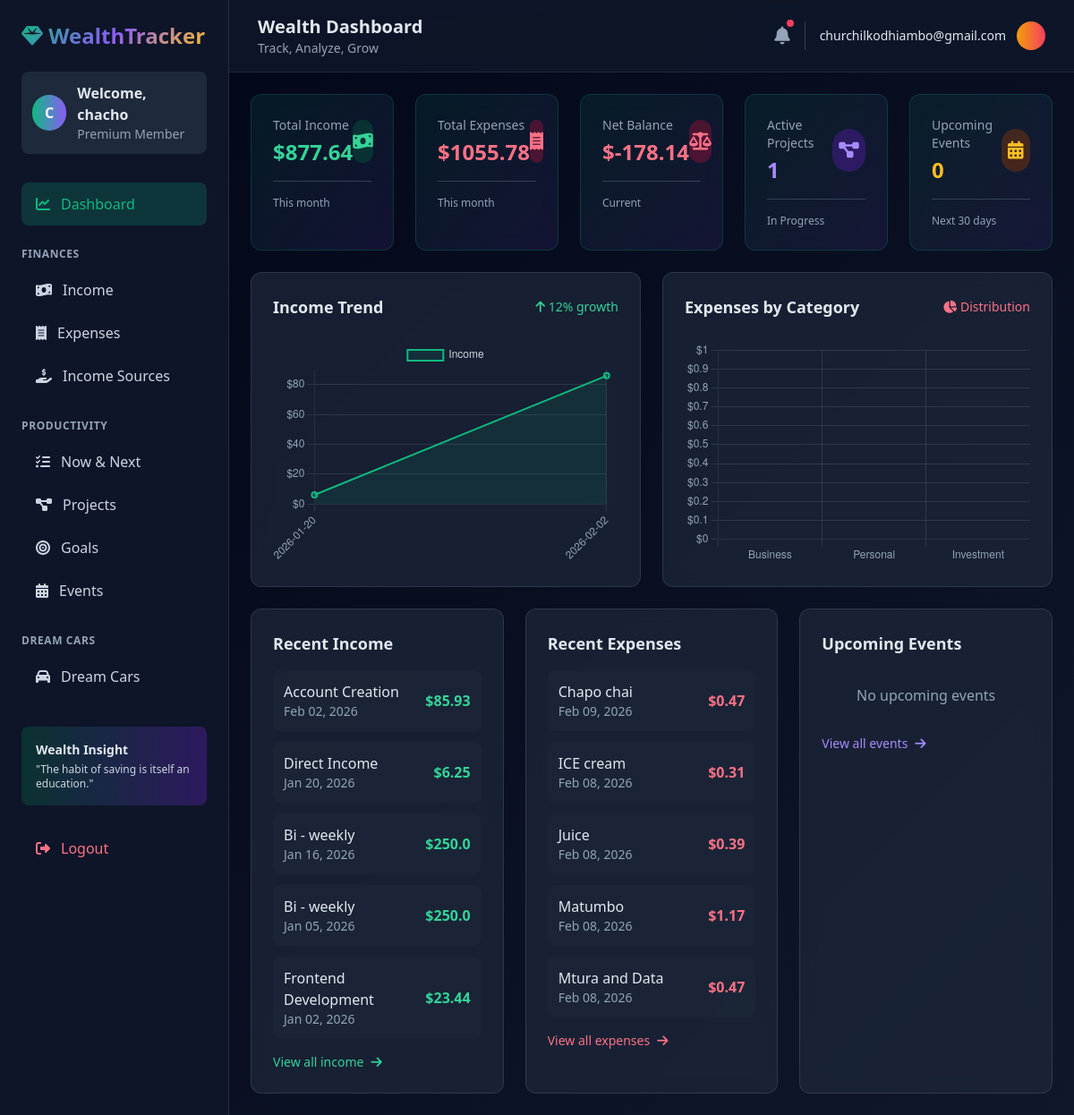
The page / (signed in) on the database as committed earlier.
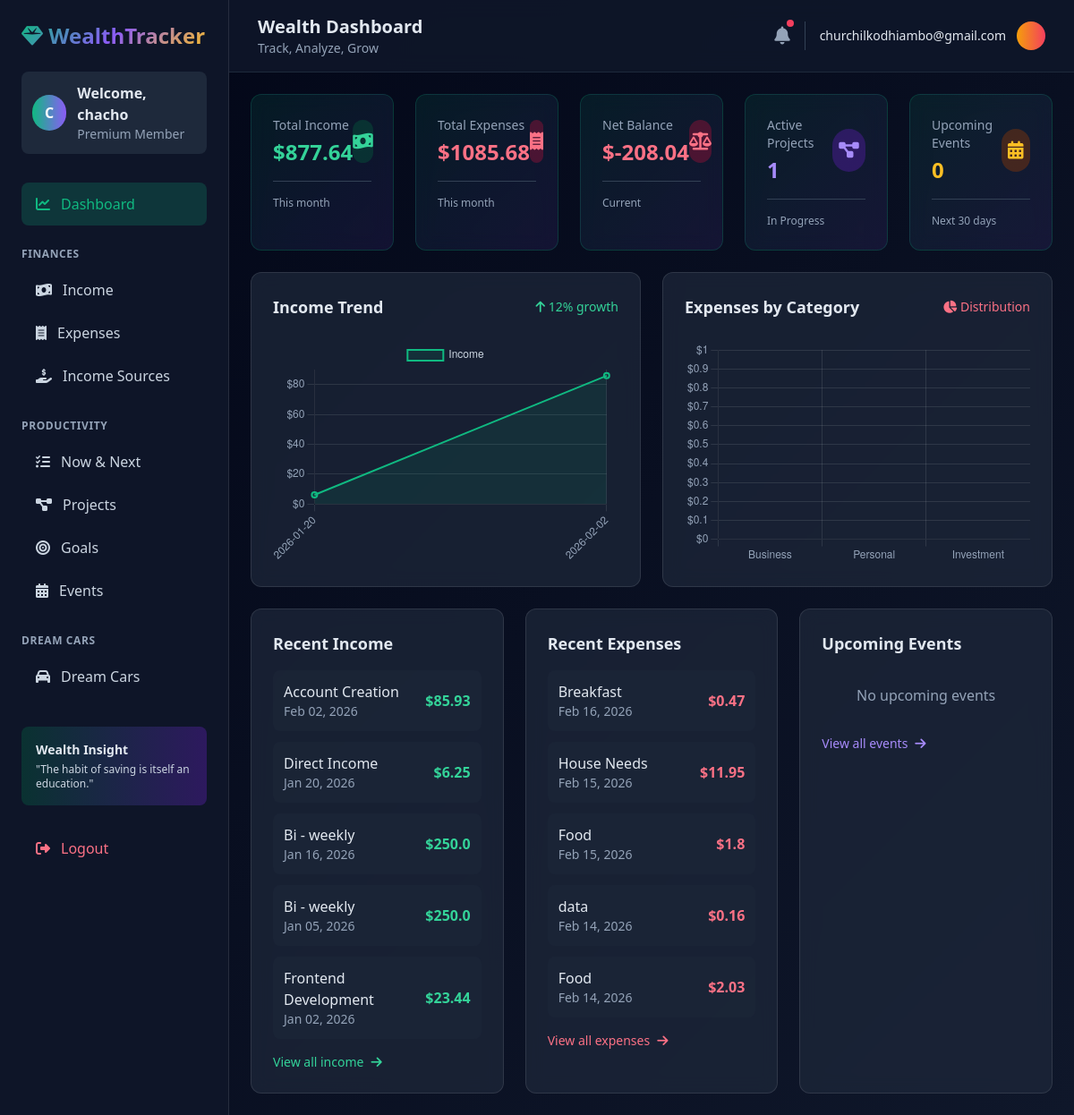
The same page on the database as committed later.
### Tracker/models.py (models this page shows, shortened)
class Income(models.Model):
    user = models.ForeignKey(User, on_delete=models.CASCADE, null=True)
    source = models.ForeignKey(IncomeSource, on_delete=models.CASCADE, null=True, blank=True)
    wallet = models.CharField(max_length=100, choices=WALLETS, default="Bank")
    amount = models.FloatField(default=0)
    date = models.DateTimeField(default=timezone.now)
    description = models.TextField(default="")

class IncomeSource(models.Model):
    user = models.ForeignKey(User, on_delete=models.CASCADE, null=True, blank=True)
    name = models.CharField(max_length=100, default="")
    client = models.CharField(max_length=100, default="")
    start_date = models.DateTimeField(default=timezone.now)
    end_date = models.DateTimeField(default=timezone.now)
    worth = models.FloatField(default=0)
    got = models.BooleanField(default=False)
    description = models.TextField(default="")

class Expenses(models.Model):
    CATEGORY_CHOICES = [
        ('BUSINESS', 'Business'),
        ('PERSONAL', 'Personal'),
        ('INVESTMENT', 'Investment'),
        ('FOOD', 'Food'),
    ]
    user = models.ForeignKey(User, on_delete=models.CASCADE, null=True)
    name = models.CharField(max_length=100, default="")
    worth = models.FloatField(default=0)
    description = models.TextField(default="")
    date = models.DateTimeField(default=timezone.now)
    category = models.CharField(max_length=20, choices=CATEGORY_CHOICES, default='OTHER')

### Tracker/views.py (the view)
# urls.py: path('', views.DashboardView.as_view(), name='dashboard'),
class DashboardView(LoginRequiredMixin, TemplateView):
    template_name = 'tracker/dashboard.html'
    def get_context_data(self, **kwargs):
        context = super().get_context_data(**kwargs)
        user = self.request.user
        total_income = Income.objects.filter(user=user).aggregate(Sum('amount'))['amount__sum'] or 0
        total_expenses = Expenses.objects.filter(user=user).aggregate(Sum('worth'))['worth__sum'] or 0
        total_worth = IncomeSource.objects.filter(user=user).aggregate(Sum('worth'))['worth__sum'] or 0
        active_projects = Projects.objects.filter(user=user, status='In Progress').count()
        upcoming_events = Event.objects.filter(user=user, start_date__gte=timezone.now()).count()
        context['quick_stats'] = {
            'total_income': total_income,
            'total_expenses': total_expenses,
            'net_worth': total_worth,
            'active_projects': active_projects,
            'upcoming_events': upcoming_events,
            'balance': total_income - total_expenses,
        }
        thirty_days_ago = timezone.now() - timedelta(days=30)
        daily_income = (
            Income.objects
            .filter(user=user, date__gte=thirty_days_ago)
            .annotate(day=TruncDate('date'))
            .values('day')
            .annotate(total=Sum('amount'))
            .order_by('day')
        )
        income_labels = [item['day'].strftime('%Y-%m-%d') for item in daily_income]
        income_data = [item['total'] for item in daily_income]
        expenses_by_category = {
            'Business': Expenses.objects.filter(user=user, name__icontains='business').aggregate(Sum('worth'))['worth__sum'] or 0,
            'Personal': Expenses.objects.filter(user=user, name__icontains='personal').aggregate(Sum('worth'))['worth__sum'] or 0,
            'Investment': Expenses.objects.filter(user=user, name__icontains='investment').aggregate(Sum('worth'))['worth__sum'] or 0,
        }
        context['chart_data'] = {
            'income_labels': json.dumps(income_labels),
            'income_data': json.dumps(income_data),
            'expense_labels': json.dumps(list(expenses_by_category.keys())),
            'expense_data': json.dumps(list(expenses_by_category.values())),
        }
        context['recent_incomes'] = Income.objects.filter(user=user).order_by('-date')[:5]
        context['recent_expenses'] = Expenses.objects.filter(user=user).order_by('-date')[:5]
        context['upcoming_events_list'] = Event.objects.filter(
            user=user,
            start_date__gte=timezone.now()
        ).order_by('start_date')[:5]
        return context

### Tracker/templates/tracker/dashboard.html (shortened to what the changed rows need)
{% extends 'tracker/base.html' %}
{% load static %}
{% block header_title %}Wealth Dashboard{% endblock %}
{% block content %}
<div class="space-y-6">
    <div class="grid grid-cols-1 md:grid-cols-2 lg:grid-cols-5 gap-6">
        <div class="stat-card card p-6 rounded-xl">
            <div class="flex items-center justify-between">
                <div>
                    <p class="text-slate-400 text-sm">Total Expenses</p>
                    <h3 class="text-2xl font-bold text-rose-400 mt-1">${{ quick_stats.total_expenses|floatformat:2 }}</h3>
                </div>
            </div>
        </div>
        <div class="stat-card card p-6 rounded-xl">
            <div class="flex items-center justify-between">
                <div>
                    <p class="text-slate-400 text-sm">Net Balance</p>
                    <h3 class="text-2xl font-bold {% if quick_stats.balance >= 0 %}text-emerald-400{% else %}text-rose-400{% endif %} mt-1">
                        ${{ quick_stats.balance|floatformat:2 }}
                    </h3>
                </div>
            </div>
        </div>
    </div>
    <div class="grid grid-cols-1 lg:grid-cols-3 gap-6">
        <div class="card p-6 rounded-xl">
            <div class="space-y-3">
                {% for income in recent_incomes %}
                <div class="flex items-center justify-between p-3 bg-slate-800/50 rounded-lg">
                    <div>
                        <p class="font-medium">{{ income.source.name|default:"Direct Income" }}</p>
                        <p class="text-sm text-slate-400">{{ income.date|date:"M d, Y" }}</p>
                    </div>
                    <span class="font-bold text-emerald-400">${{ income.amount }}</span>
                </div>
                {% empty %}
                <p class="text-slate-400 text-center py-4">No recent income</p>
                {% endfor %}
            </div>
        </div>
        <div class="card p-6 rounded-xl">
            <div class="space-y-3">
                {% for expense in recent_expenses %}
                <div class="flex items-center justify-between p-3 bg-slate-800/50 rounded-lg">
                    <div>
                        <p class="font-medium">{{ expense.name }}</p>
                        <p class="text-sm text-slate-400">{{ expense.date|date:"M d, Y" }}</p>
                    </div>
                    <span class="font-bold text-rose-400">${{ expense.worth }}</span>
                </div>
                {% empty %}
                <p class="text-slate-400 text-center py-4">No recent expenses</p>
                {% endfor %}
            </div>
        </div>
    </div>
</div>
{% endblock %}

Rows that differ between the two databases and show on the page:
no longer on this page (row unchanged): Expenses: name "Chapo chai", date "Feb 09, 2026", worth "0.47"
no longer on this page (row unchanged): Expenses: name "ICE cream", date "Feb 08, 2026", worth "0.31"
no longer on this page (row unchanged): Expenses: name "Juice", date "Feb 08, 2026", worth "0.39"
no longer on this page (row unchanged): Expenses: name "Matumbo", date "Feb 08, 2026", worth "1.17"
no longer on this page (row unchanged): Expenses: name "Mtura and Data", date "Feb 08, 2026", worth "0.47"
added Expenses: name "Breakfast", date "Feb 16, 2026", worth "0.47"
added Expenses: name "House Needs", date "Feb 15, 2026", worth "11.95"
added Expenses: name "Food", date "Feb 15, 2026", worth "1.8"
added Expenses: name "data", date "Feb 14, 2026", worth "0.16"
added Expenses: name "Food", date "Feb 14, 2026", worth "2.03"
Other text that changed with them:
{{ quick_stats.total_expenses|floatformat:2 }}: "1055.78" → "1085.68"
{{ quick_stats.balance|floatformat:2 }}: "-178.14" → "-208.04"
